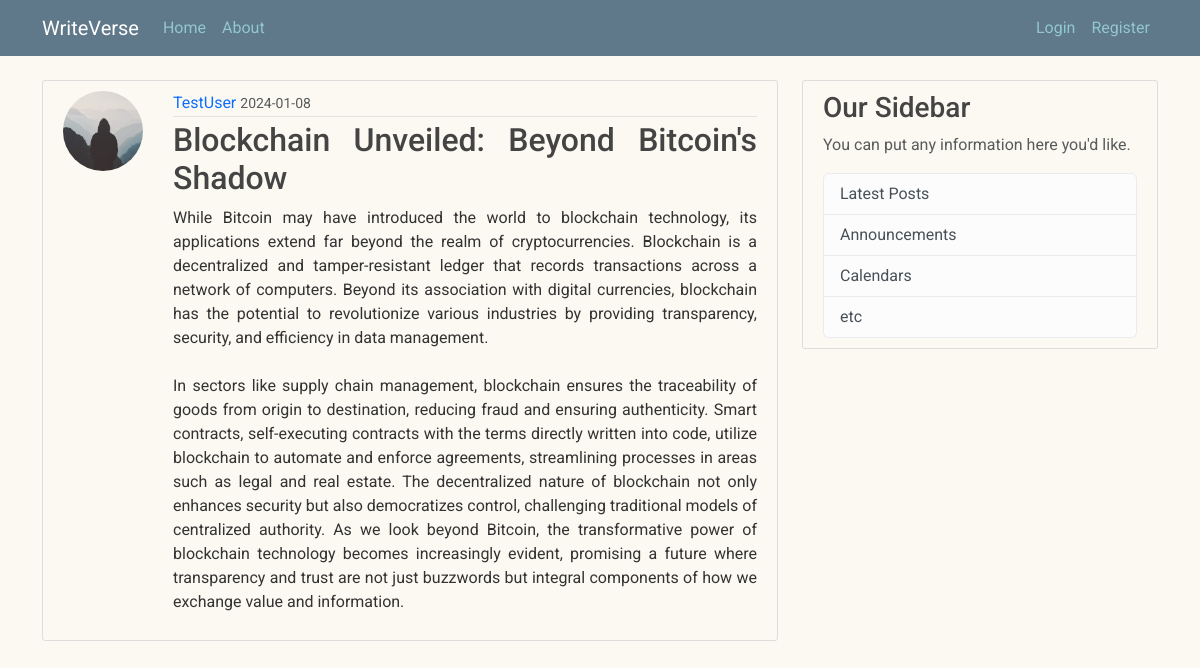
Screenshot of /post/3 with the database file from the repository.
### writeverse/models.py (models this page shows, shortened)
class User(db.Model, UserMixin):
    id = db.Column(db.Integer, primary_key=True)
    username = db.Column(db.String(20), unique=True, nullable=False)
    email = db.Column(db.String(120), unique=True, nullable=False)
    image_file = db.Column(db.String(20), nullable=False, default='default.jpeg')
    password = db.Column(db.String(60), nullable=False)
    posts = db.relationship('Post', backref='author', lazy=True)

class Post(db.Model):
    id = db.Column(db.Integer, primary_key=True)
    title = db.Column(db.String(100), nullable=False)
    date_posted = db.Column(db.DateTime, nullable=False, default=datetime.utcnow)
    content = db.Column(db.Text, nullable=False)
    user_id = db.Column(db.Integer, db.ForeignKey('user.id'), nullable=False)

### writeverse/routes.py (the view)
@app.route("/post/<int:post_id>")
def post(post_id):
    post = Post.query.get_or_404(post_id)
    return render_template("post.html", title=post.title, post=post)

### writeverse/templates/post.html (shortened to what this page needs)
{% extends "layout.html" %}
{% block content %}
        <article class="media content-section" id="post-section">
            <img class="rounded-circle article-image" src="{{ url_for('static', filename='profile_pics/' + post.author.image_file) }}">
          <div class="media-body">
            <div class="article-metadata">
              <a class="mr-2" href="#">{{ post.author.username }}</a>
              <small class="text-muted">{{ post.date_posted.strftime('%Y-%m-%d') }}</small>
            </div>
            <h2 class="article-title">{{ post.title }}</h2>
            <p class="article-content">{{ post.content }}</p>
          </div>
        </article>
{% endblock content %}

### writeverse/static/main.css (style rules this page uses)
body { background: #FBF9F1; color: #333333; margin-top: 5rem; font-family: 'Roboto', sans-serif; }
h1, h2, h3, h4, h5, h6 { color: #444444; }
.content-section { background: #FBF9F1; padding: 10px 20px; border: 1px solid #dddddd; border-radius: 3px; margin-bottom: 20px; }
.article-title { color: #444444; text-align: justify; }
.article-content { white-space: pre-line; text-align: justify; }
.article-metadata { padding-bottom: 1px; margin-bottom: 4px; border-bottom: 1px solid #e3e3e3 }
a { text-decoration: none; }
#post-section { display: flex; }
.article-image { height: 80px; width: 80px; margin-right: 30px; }

### rows the page displays
User: image_file (placeholder picture), author.username "TestUser"
Post: date_posted "2024-01-08", title "Blockchain Unveiled: Beyond Bitcoin's Shadow", content "While Bitcoin may have introduced the world to blockchain technology, its applications extend far beyond the realm of cryptocurrencies. Blockchain is a decentralized and tamper-resistant ledger that records transactions across a network of computers. Beyond its association with digital currencies, blockchain has the potential to revolutionize various industries by providing transparency, security, and efficiency in data management. In sectors like supply chain management, blockchain ensures the traceability of goods from origin to destination, reducing fraud and ensuring authenticity. Smart contracts, self-executing contracts with the terms directly written into code, utilize blockchain to…"
